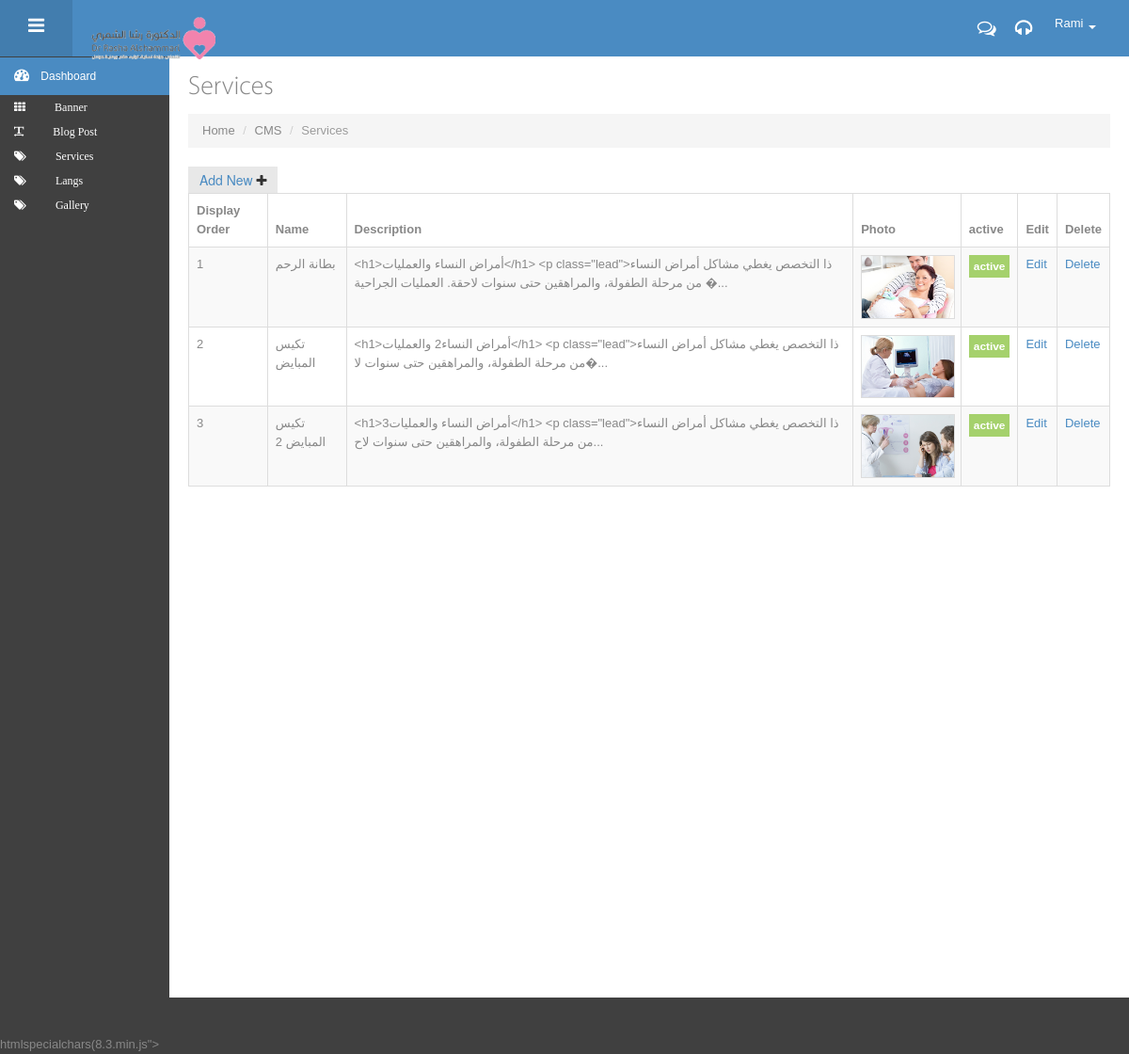
The app's page /rasha-cms/ServicesView.php (signed in) with its own data.
### tables this page shows
CREATE TABLE `services` (
  `service_id` int(11) NOT NULL,
  `en_name` text NOT NULL,
  `ar_name` text NOT NULL,
  `icon` text NOT NULL,
  `photo` text NOT NULL,
  `display_order` int(11) NOT NULL,
  `en_description` text NOT NULL,
  `ar_description` text NOT NULL,
  `is_active` tinyint(1) NOT NULL DEFAULT 1
);

### rasha-cms/ServicesView.php (the view, shortened to what this page needs)
<?php
require_once('config.php');
?>
<!DOCTYPE html>
 <html lang="en">
<head>
   <link href="assets/bootstrap/css/bootstrap.min.css" rel="stylesheet" />
   <link href="assets/bootstrap/css/bootstrap-responsive.min.css" rel="stylesheet" />
   <link href="assets/bootstrap/css/bootstrap-fileupload.css" rel="stylesheet" />
   <link href="assets/font-awesome/css/font-awesome.css" rel="stylesheet" />
   <link href="css/style.css" rel="stylesheet" />
   <link href="css/style-responsive.css" rel="stylesheet" />
   <link href="css/style-default.css" rel="stylesheet" id="style_color" />
</head>
<body class="fixed-top">
   <?php
        require('header.php');
   ?>
   <div id="container" class="row-fluid">
      <div class="sidebar-scroll">
        <div id="sidebar" class="nav-collapse collapse">
         <?php
         include('menu.php');
            ?>
      </div>
      </div>
      <div id="main-content">
         <div class="container-fluid">
            <div class="row-fluid">
               <div class="span12">
                   <h3 class="page-title">
                     Services
                    </h3>
                   <ul class="breadcrumb">
                       <li>
                           <a href="#">Home</a>
                           <span class="divider">/</span>
                       </li>
                       <li>
                           <a href="#">CMS </a>
                           <span class="divider">/</span>
                       </li>
                       <li class="active">
                           Services
                       </li>
                   </ul>
               </div>
            </div>
            <div class="clearfix">
                                     <div class="btn-group">
                                         <button id="editable-sample_new" class="btn green">
                                             <a href="./addService.php">Add New</a> <i class="icon-plus"></i>
                                         </button>
                                     </div>
                                 </div>
                                 <table class="table table-striped table-hover table-bordered" id="editable-sample">
                                     <thead>
                                     <tr>
                                         <th>Display Order</th>
                                         <th>Name</th>
                                         <th>Description</th>
                                         <th>Photo</th>
                                         <th>active</th>
                                         <th>Edit</th>
                                         <th>Delete</th>
                                     </tr>
                                     </thead>
                                     <tbody>
<?php
$q=mysqli_query($connection,"SELECT * FROM services ORDER BY display_order");
if(mysqli_num_rows($q)<1){
echo "No Service's Found!";
}else{
while($service = mysqli_fetch_assoc($q)){
    if($service['is_active']==1){$serviceStatus = '<span class="label label-success">active</span>';}
    else {$serviceStatus='<span class="label label-inverse">Not Active</span>';}
    echo '
    <tr class="center">
                                         <td>'.$service['display_order'].'</td>
                                         <td>'.$service['en_name'].'</td>
                                         <td>'.htmlspecialchars(substr($service['en_description'],0,250)).'...</td>
                                         <td><a target="_blank" href="'.$service['photo'].'">
                                         <img src="../'.$service['photo'].'" alt="service imge"
                                            class = "service_img">
                                       </a></td>
                                         <td>'.$serviceStatus.'</td>
                                         <td><a class="edit" href="ServiceEdit.php?service_id='.$service['service_id'].'">Edit</a></td>
                                         <td><a class="delete" href="javascript:;" onclick="serviceDelete('.$service['service_id'].')">Delete</a></td>
                                     </tr>
    ';
}
    }
 ?>
                                     </tbody>
                                 </table>
         </div>
      </div>
   </div>
   htmlspecialchars(8.3.min.js"></script>
</body>
</html>

### rasha-cms/css/style-responsive.css (style rules this page uses)
@media (min-width: 980px) { #sidebar { position: absolute; width: 180px; } }
@media (min-width: 980px) { #main-content { margin-top: 0px !important; } }
@media (min-width: 980px) { .fixed-top #main-content { margin-top: 20px; } }

### rasha-cms/css/style-default.css (style rules this page uses)
body { color: #888888; }
a, a:hover { text-shadow: none !important; color: #4a8bc2; }

### rasha-cms/ServicesView.php (style rules this page uses)
.service_img { border: 1px solid #ddd; border-radius: 4px; width: 150px; }

### records on screen
services: display_order "1", en_name "بطانة الرحم", en_description "<h1>أمراض النساء والعمليات</h1> <p class=\"lead\">ذا التخصص يغطي مشاكل أمراض النساء من مرحلة الطفولة، والمراهقين حتى سنوات لاحقة. العمليات الجراحية �", photo (picture), is_active "active"
services: display_order "2", en_name "تكيس المبايض", en_description "<h1>أمراض النساء2 والعمليات</h1> <p class=\"lead\">ذا التخصص يغطي مشاكل أمراض النساء من مرحلة الطفولة، والمراهقين حتى سنوات لا�", photo (picture), is_active "active"
services: display_order "3", en_name "تكيس المبايض 2", en_description "<h1>3أمراض النساء والعمليات</h1> <p class=\"lead\">ذا التخصص يغطي مشاكل أمراض النساء من مرحلة الطفولة، والمراهقين حتى سنوات لاح", photo (picture), is_active "active"

### other values on screen
$_SESSION['username'] "Rami"
